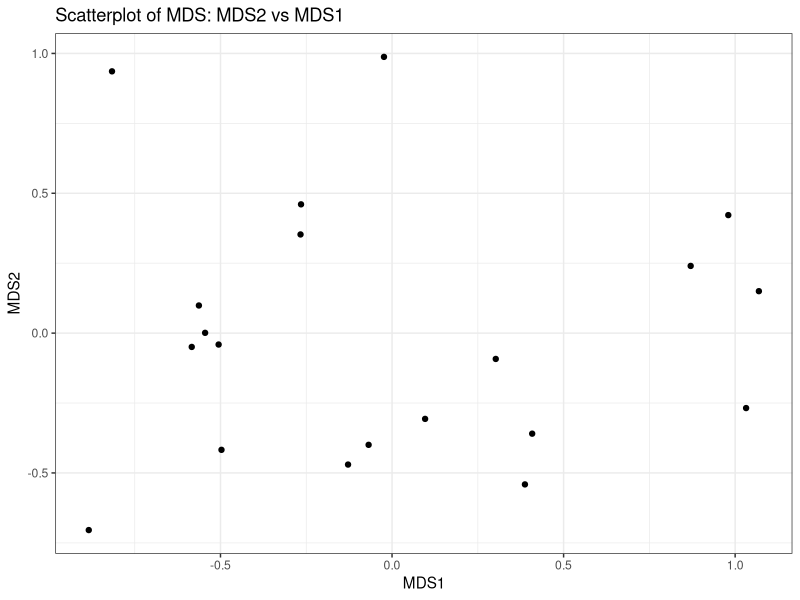
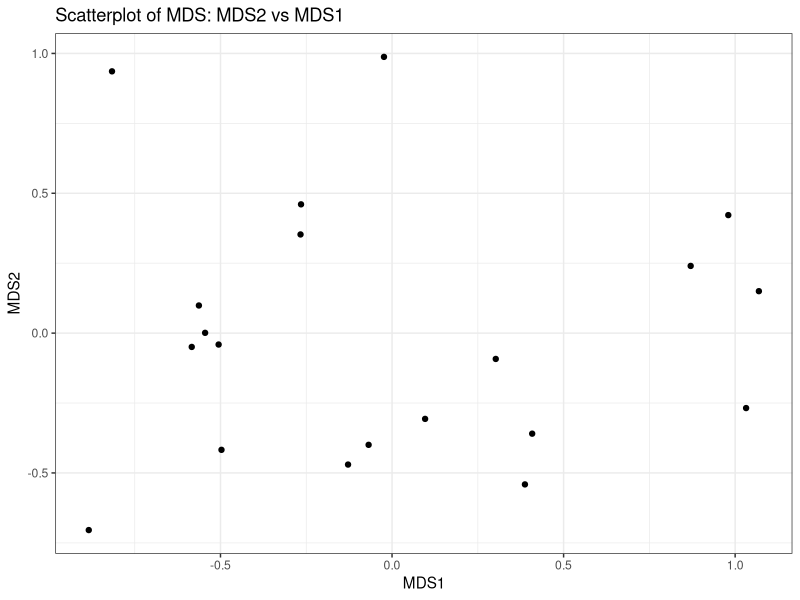

Recreate these plots in R, in order.
## ---- chunk 1
library("vegan")
library("ape")
## ---- chunk 2
data("dune")
dune2 <- dune

#log transform dune
dune2 <- log1p(dune2)
## ---- chunk 3

dune2_ndms <- metaMDS(dune2)
dpoint <- dune2_ndms$point
## ---- chunk 4
library(ggplot2)
ggplot(dpoint,aes(x=MDS1, y=MDS2)) + 
  geom_point() + 
  theme_bw() + 
  ggtitle("Scatterplot of MDS: MDS2 vs MDS1")

ggsave("MDS_Scatterplot.pdf")
